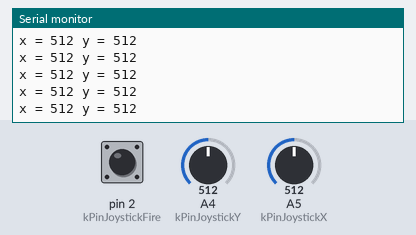
Recording of a sketch running on a simulated Arduino Uno, built with avr-gcc and run on an emulated ATmega328P. On the bench: the last lines printed to the serial monitor. Inputs (shaded band) come from the test bench; at power-on: A4 (kPinJoystickY) = 512, A5 (kPinJoystickX) = 512, pin 2 (kPinJoystickFire) HIGH.

Above: at 1.2 s.
1.3 s: A4 (kPinJoystickY) set to 688
At 1.31 s:
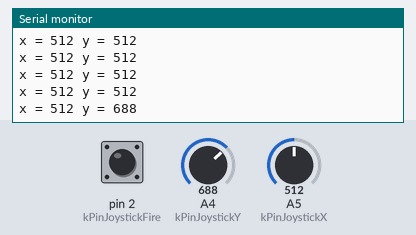
2.8 s: A4 (kPinJoystickY) set to 713
At 2.82 s:
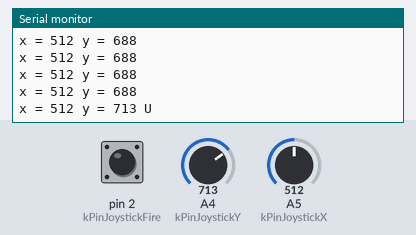
4.7 s: A5 (kPinJoystickX) set to 683
At 4.74 s:
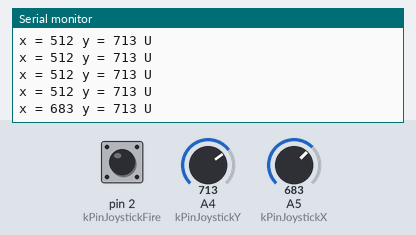
6.2 s: A5 (kPinJoystickX) set to 718
At 6.24 s:
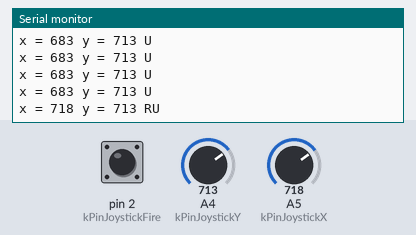

The sketch:

joystick.pde
```cpp
const int kPinJoystickX = A5;
const int kPinJoystickY = A4;
const int kPinJoystickFire = 2;

const int JOYX_LEFT = 300;
const int JOYX_RIGHT = 700;
const int JOYY_UP = 700;
const int JOYY_DOWN = 300;

void setup()
{
  pinMode(kPinJoystickFire, INPUT);
  digitalWrite(kPinJoystickFire, HIGH);  // turn on pull-up resistor
  Serial.begin(9600);
}

void loop()
{
  int xVal = analogRead(kPinJoystickX);
  int yVal = analogRead(kPinJoystickY);

  Serial.print("x = ");
  Serial.print(xVal);
  Serial.print(" y = ");
  Serial.print(yVal);
  Serial.print(' ');

  if(xVal < JOYX_LEFT){
    Serial.print('L');
  }
  else if(xVal > JOYX_RIGHT){
    Serial.print('R');
  }
  if(yVal < JOYY_DOWN){
    Serial.print('D');
  }
  else if(yVal > JOYY_UP){
    Serial.print('U');
  }
  if(digitalRead(kPinJoystickFire) == LOW){
    Serial.print("+F");
  }
  Serial.println();

  delay(100);  // Keep from overwhelming serial
}
```

Measured:
- the behaviour switches between 700 and 701 on A4 (kPinJoystickY) (found by bisection; images 1 and 2)
- the behaviour switches between 700 and 701 on A5 (kPinJoystickX) (found by bisection; images 3 and 4)
- after the input at 1.3 s, the serial monitor: prints a new line at once (image 1)
- after the input at 2.8 s, the serial monitor: prints a new line at once (image 2)
- after the input at 4.7 s, the serial monitor: prints a new line at once (image 3)
- after the input at 6.2 s, the serial monitor: prints a new line at once (image 4)
